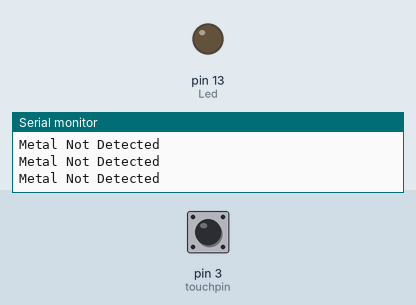
Recording of a sketch running on a simulated Arduino Uno, built with avr-gcc and run on an emulated ATmega328P. Parts: output pins drawn as LEDs (lit = HIGH), the last lines printed to the serial monitor. The test bench sets the inputs (shaded band); at power-on: pin 3 (touchpin) LOW.

Above: at 2.8 s.
2.9 s: pin 3 (touchpin) pulled HIGH for 1.2 s
At 3.4 s:
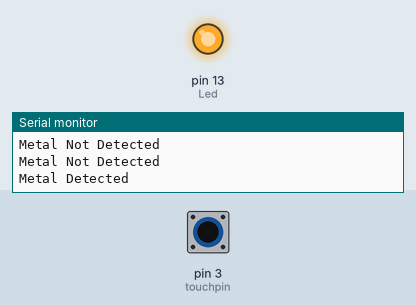
6.5 s: pin 3 (touchpin) pulled HIGH for 3.2 s
At 11.2 s:
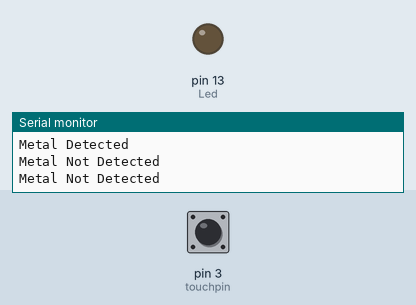
Timing chart, 0 to 12.7 s (numbered marks = the images above; inputs shaded):
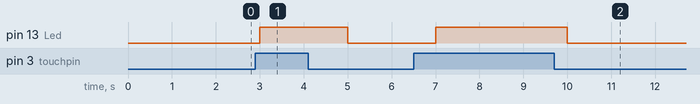

The sketch:

Metal_Touch_Sensor.ino
```cpp
/*

Metal Touch Sensor Code

Wiring

Sensor      Arduino
DO ---------> Digital Pin 3
+ ----------> 5V
G ----------> GND

*/


int Led = 13;
int touchpin = 3;
int val;

void setup () {
  pinMode(Led, OUTPUT);
  pinMode(touchpin, INPUT);
  Serial.begin(9600);
}

void loop () {
  val = digitalRead(touchpin);

  if(val == HIGH) {
    digitalWrite(Led, HIGH);
    Serial.println("Metal Detected");
  }

  else {
    digitalWrite(Led, LOW);
    Serial.println("Metal Not Detected");
  }

  delay(1000);
}
```

Measured:
- after the input at 2.9 s, pin 13 (Led): LOW → HIGH after 0.10 s, → LOW 2.0 s later
- after the input at 6.5 s, pin 13 (Led): LOW → HIGH after 0.50 s, → LOW 3.0 s later
